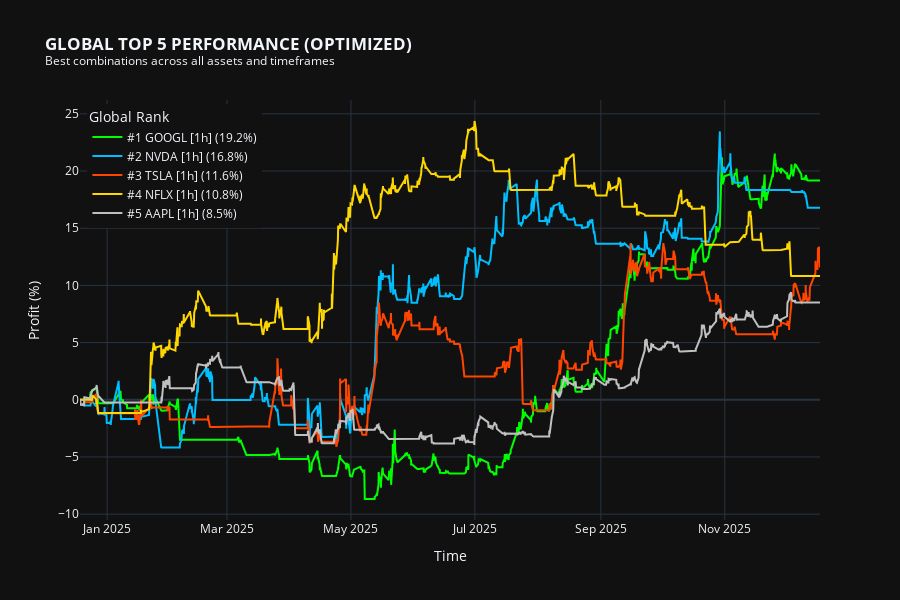

Write notebook code for a chart like this one.
### Markdown cell above
## 7. Final Report – Excel & Visualization (Global Top 5)

Cell ini menghasilkan **laporan akhir hasil tuning global** dan visualisasi performa terbaik.

Proses utama:
- Menggabungkan seluruh hasil tuning ke dalam DataFrame
- Melakukan **ranking global berdasarkan Return**
- Menyimpan laporan lengkap ke file **Excel**
- Menampilkan **Top 5 kombinasi terbaik** (lintas aset & timeframe)
- Memvisualisasikan kurva ekuitas Top 5 secara ter-normalisasi

Output digunakan sebagai dasar evaluasi akhir dan pemilihan strategi terbaik.

### Code cell
# ==============================================================================
# CELL 7: FINAL REPORTING (EXCEL & GLOBAL TOP 5 VISUALIZATION)
# ==============================================================================

if tuning_results:

    # --------------------------------------------------------------------------
    # 1. Build Final DataFrame
    # --------------------------------------------------------------------------
    df_tuning = pd.DataFrame(tuning_results)

    # Global ranking by highest return
    df_tuning.sort_values(by='Return [%]', ascending=False, inplace=True)

    # Column ordering
    cols_order = [
        'Ticker',
        'Timeframe',
        'Return [%]',
        'Buy & Hold Return [%]',
        'Return (Ann.) [%]',
        'Number of Trades',
        'Win Rate [%]',
        'Profit Factor',
        'Max Drawdown [%]',
        'ATR SL Multiplier',
        'ADX Filter',
        'Max Position Layers'
    ]

    final_cols = cols_order + [c for c in df_tuning.columns if c not in cols_order]
    df_tuning = df_tuning[final_cols]

    # --------------------------------------------------------------------------
    # 2. Export Excel Report
    # --------------------------------------------------------------------------
    file_name = "Laporan_Tuning.xlsx"
    df_tuning.to_excel(file_name, index=False)

    print("=" * 70)
    print(f"EXCEL REPORT SAVED: {file_name}")
    print("=" * 70)

    display(
        df_tuning[
            ['Ticker', 'Timeframe', 'Return [%]',
             'Buy & Hold Return [%]', 'Return (Ann.) [%]']
        ].head(5)
    )

    # --------------------------------------------------------------------------
    # 3. Global Top 5 Equity Curve Visualization
    # --------------------------------------------------------------------------
    print("\n" + "=" * 70)
    print("GLOBAL TOP 5 PERFORMANCE VISUALIZATION")
    print("=" * 70)

    top_5_global = df_tuning.head(5)

    if top_5_global.empty:
        print("No data available for visualization.")

    else:
        fig = go.Figure()
        rank = 0

        for _, row in top_5_global.iterrows():
            ticker = row['Ticker']
            timeframe = row['Timeframe']
            key = f"{ticker}_{timeframe}"

            if key not in equity_data_store:
                continue

            equity_curve = equity_data_store[key]

            # Normalize equity curve (start from 0%)
            start_equity = equity_curve.iloc[0]
            normalized_curve = (equity_curve - start_equity) / start_equity * 100

            color = RANK_COLORS[rank % len(RANK_COLORS)]
            label = (
                f"#{rank + 1} {ticker} [{timeframe}] "
                f"({row['Return [%]']:.1f}%)"
            )

            fig.add_trace(
                go.Scatter(
                    x=normalized_curve.index,
                    y=normalized_curve,
                    mode='lines',
                    name=label,
                    line=dict(width=2, color=color)
                )
            )

            rank += 1

        fig.update_layout(
            title=(
                "<b>GLOBAL TOP 5 PERFORMANCE (OPTIMIZED)</b><br>"
                "<sup>Best combinations across all assets and timeframes</sup>"
            ),
            xaxis_title="Time",
            yaxis_title="Profit (%)",
            template="plotly_dark",
            hovermode="x unified",
            height=600,
            legend=dict(
                title="Global Rank",
                yanchor="top",
                y=0.99,
                xanchor="left",
                x=0.01
            )
        )

        fig.show()

else:
    print("No tuning results available.")

### Figure 1 — Plotly figure (JSON) as saved in the notebook; plotly's stock layout.template omitted (floating-point values rounded to 4 significant figures; data arrays with more than 128 entries replaced by an {"elided": "..."} marker saying what was removed)
{"data": [{"line": {"color": "#00FF00", "width": 2}, "mode": "lines", "name": "#1 GOOGL [1h] (19.2%)", "type": "scatter", "x": {"elided": "1737 str values"}, "y": {"elided": "1737 float values"}}, {"line": {"color": "#00BFFF", "width": 2}, "mode": "lines", "name": "#2 NVDA [1h] (16.8%)", "type": "scatter", "x": {"elided": "1736 str values"}, "y": {"elided": "1736 float values"}}, {"line": {"color": "#FF4500", "width": 2}, "mode": "lines", "name": "#3 TSLA [1h] (11.6%)", "type": "scatter", "x": {"elided": "1737 str values"}, "y": {"elided": "1737 float values"}}, {"line": {"color": "#FFD700", "width": 2}, "mode": "lines", "name": "#4 NFLX [1h] (10.8%)", "type": "scatter", "x": {"elided": "1736 str values"}, "y": {"elided": "1736 float values"}}, {"line": {"color": "#C0C0C0", "width": 2}, "mode": "lines", "name": "#5 AAPL [1h] (8.5%)", "type": "scatter", "x": {"elided": "1736 str values"}, "y": {"elided": "1736 float values"}}], "layout": {"height": 600, "hovermode": "x unified", "legend": {"title": {"text": "Global Rank"}, "x": 0.01, "xanchor": "left", "y": 0.99, "yanchor": "top"}, "title": {"text": "<b>GLOBAL TOP 5 PERFORMANCE (OPTIMIZED)</b><br><sup>Best combinations across all assets and timeframes</sup>"}, "xaxis": {"title": {"text": "Time"}}, "yaxis": {"title": {"text": "Profit (%)"}}}}
